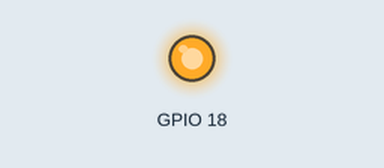
Recording of a program running on a simulated Raspberry Pi (BCM pin numbers). Shown: output pins drawn as LEDs (lit = HIGH). What the program prints to the terminal is not drawn. At 5.0 s the program stops and its outputs stay as they are.

Above: at 0.1 s.
At 5.1 s:
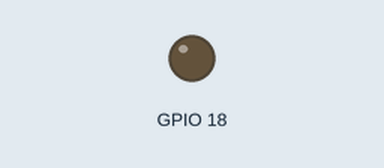
Timing chart, 0 to 6.5 s (numbered marks = the images above):
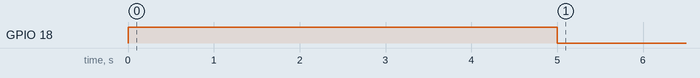

The program:

fun.py
```python
import RPi.GPIO as GPIO
import time

GPIO.setmode(GPIO.BCM)
GPIO.setwarnings(False)
GPIO.setup(18, GPIO.OUT)
print("The LED is on! Check it out!")
GPIO.output(18, GPIO.HIGH)
time.sleep(5)
print("Wasn’t that cool?")
GPIO.output(18, GPIO.LOW)
```

Measured:
- by itself, GPIO 18: LOW → HIGH at 0.00 s, → LOW 5.0 s later
